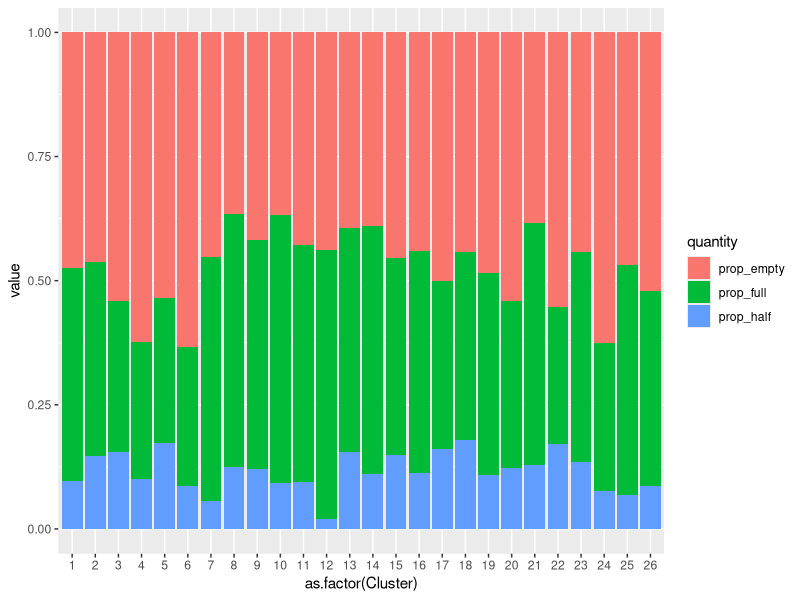
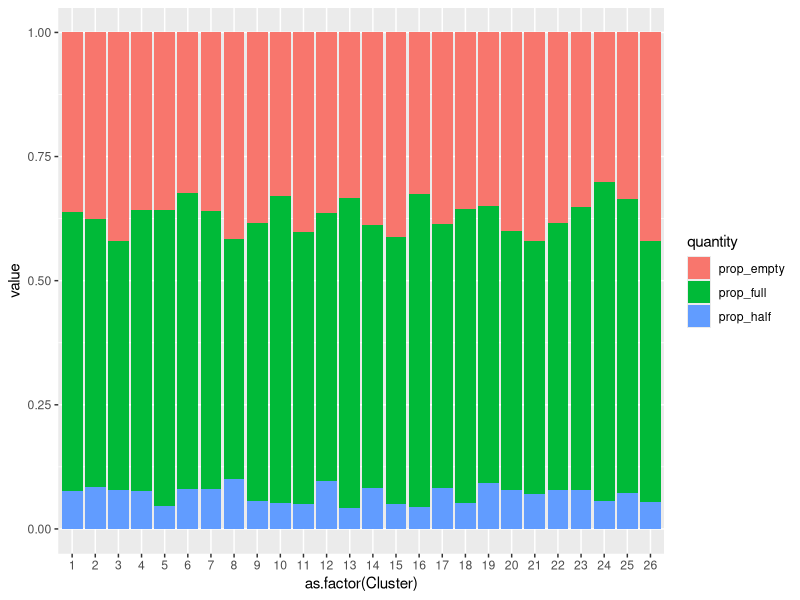

Here is the R script that generated these plots, in order:
library(tidyverse)

baseline = read.csv("bloodmeal_baseline.csv")
int = read.csv("bloodmeal_intervention.csv")


baseline= baseline %>%
  mutate(prop_full = total_full / total_evaluated,
         prop_half =  total_half/ total_evaluated,
         prop_empty = total_empty / total_evaluated)


int= int %>%
  mutate(prop_full = total_full / total_evaluated,
         prop_half =  total_half/ total_evaluated,
         prop_empty = total_empty / total_evaluated)

baseline %>%
  pivot_longer(cols=prop_full:prop_empty, names_to = "quantity") %>%
  select(-contains("total")) %>%
  ggplot(aes(x=as.factor(Cluster), y=value, fill=quantity)) +
  geom_col()

int %>%
  pivot_longer(cols=prop_full:prop_empty, names_to = "quantity") %>%
  select(-contains("total")) %>%
  ggplot(aes(x=as.factor(Cluster), y=value, fill=quantity)) +
  geom_col()

